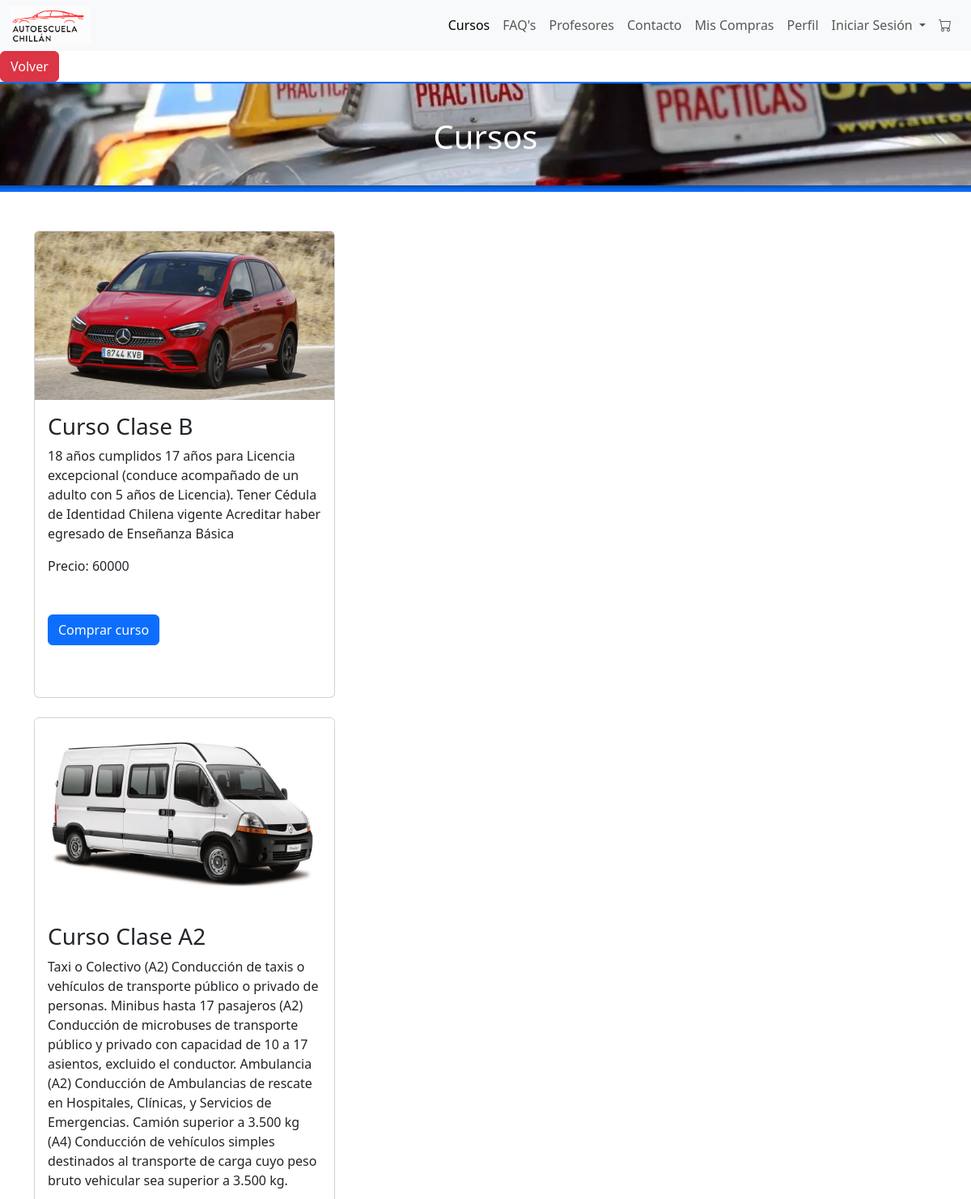
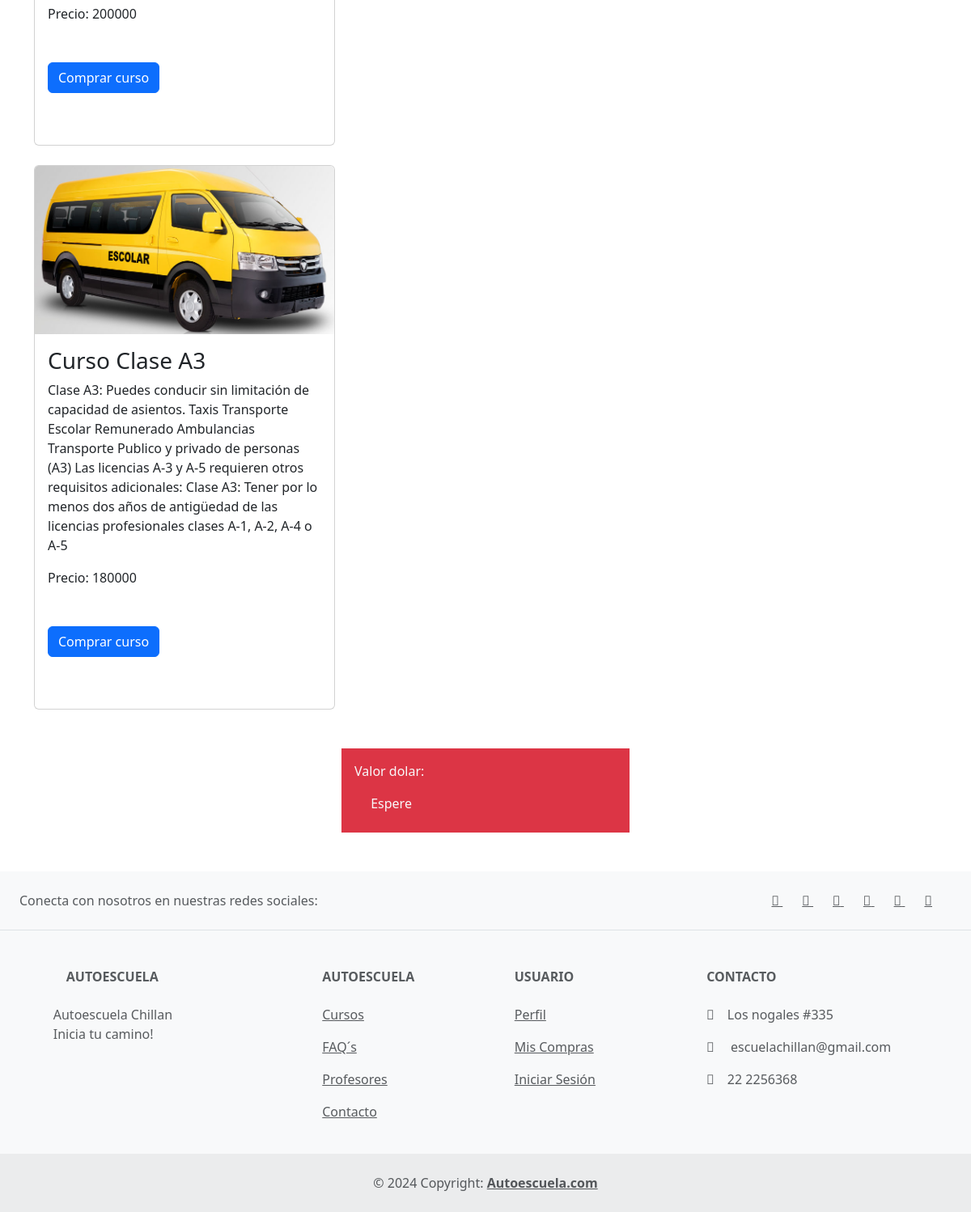
Screenshot of /cursos/ with the database file from the repository (2 pictures, top to bottom).
### aplicacion/models.py (models this page shows, shortened)
class Producto(models.Model):
    nombre = models.CharField(max_length=100, verbose_name="Nombre del curso")
    precio = models.PositiveIntegerField( verbose_name="Precio")
    cursos = models.CharField(max_length=20, choices=Cursos, verbose_name="Cursos")
    cupos = models.PositiveIntegerField(verbose_name="Cupos", default=30)
    descripcion = models.TextField(verbose_name="Descripción del curso")
    imagen_curso = models.ImageField(upload_to='cursos/', verbose_name="Imagen Curso")

### aplicacion/views.py (the view)
# urls.py: path('cursos/', cursos , name='cursos'),
def cursos(request):
    cursos = Producto.objects.all()
    comprar_curso_form = ComprarCursoForm()
    return render(request, 'Autoescuela/cursos.html', {'cursos': cursos, 'comprar_curso_form': comprar_curso_form})

### aplicacion/views.py (called while the page is built, shortened)
def navbar_context(request):
    usuario_autenticado = request.user.is_authenticated
    tiene_compras = False
    return {
        'usuario_autenticado': usuario_autenticado,
        'tiene_compras': tiene_compras,
    }

### aplicacion/templates/Autoescuela/cursos.html (shortened to what this page needs)
{% extends "Autoescuela/base.html" %}
{% load static %}
{% load crispy_forms_tags %}
{% block contenido %}
<div class="container-fluid p-5 bg-primary text-white text-center position-relative">
    <img src="{% static 'aplicacion/img/image_2.png' %}" class="img-fluid position-absolute" style="object-fit: cover; top: 0; left: 0; width: 100%; height: 100%;">
    <h1 class="position-absolute" style="top: 50%; left: 50%; transform: translate(-50%, -50%);">Cursos</h1>
    <p>¡Capacítate en la mejor autoescuela!!!</p>
</div>
<div class="container mt-5">
    <div class="card-deck">
        {% for curso in cursos %}
        <div class="col-md-4 mb-4">
            <div class="card">
                <img src="{{ curso.imagen_curso.url }}" class="card-img-top" alt="Imagen del curso">
                <div class="card-body">
                    <h3 class="card-title">{{ curso.nombre }}</h3>
                    <p class="card-text">{{ curso.descripcion }}</p>
                    <p class="card-text">Precio: {{ curso.precio }}</p>
                    <form id="comprar_curso_form{{ curso.id }}" method="post" action="{% url 'agregar_al_carrito' curso.id %}">
                        <div class="col my-5">
                            <button type="submit" class="btn btn-primary">Comprar curso</button>
                        </div>
                    </form>
                </div>
            </div>
        </div>
        {% endfor %}
    </div>
</div>
<div class="container mt-5 mb-5">
    <div class="row">
        <div class="col">
        </div>
        <div class="col">
            <div class="p-3 bg-danger text-light">
                <p>Valor dolar:</p>
                <div class="spinner">
                    Espere
                </div>
            </div>
        </div>
        <div class="col">
        </div>
    </div>
</div>
{% endblock %}

### rows the page displays
Producto: imagen_curso (picture), nombre "Curso Clase B", descripcion "18 años cumplidos 17 años para Licencia excepcional (conduce acompañado de un adulto con 5 años de Licencia). Tener Cédula de Identidad Chilena vigente Acreditar haber egresado de Enseñanza Básica", precio "60000"
Producto: imagen_curso (picture), nombre "Curso Clase A2", descripcion "Taxi o Colectivo (A2) Conducción de taxis o vehículos de transporte público o privado de personas. Minibus hasta 17 pasajeros (A2) Conducción de microbuses de transporte público y privado con capacidad de 10 a 17 asientos, excluido el conductor. Ambulancia (A2) Conducción de Ambulancias de rescate en Hospitales, Clínicas, y Servicios de Emergencias. Camión superior a 3.500 kg (A4) Conducción de vehículos simples destinados al transporte de carga cuyo peso bruto vehicular sea superior a 3.500 kg.", precio "200000"
Producto: imagen_curso (picture), nombre "Curso Clase A3", descripcion "Clase A3: Puedes conducir sin limitación de capacidad de asientos. Taxis Transporte Escolar Remunerado Ambulancias Transporte Publico y privado de personas (A3) Las licencias A-3 y A-5 requieren otros requisitos adicionales: Clase A3: Tener por lo menos dos años de antigüedad de las licencias profesionales clases A-1, A-2, A-4 o A-5", precio "180000"
